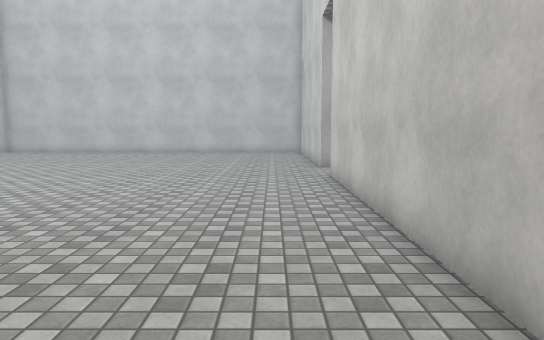
[1] (above)

17 first-person views from a walk through a 3-D level made in the Unity game engine. The camera is 1.4 m above the floor, tilts 6° down and sees 70° across. The floor is counted in squares, 1 m on a side. Each view is taken from the middle of a square. On the plan, view 1 faces up. The plan holds only what a view shows up to about 16 squares ahead; the rest is blank. The place goes on beyond the plan. The player character is not drawn. Surface patterns are stand-ins for the level's own textures.

[2]
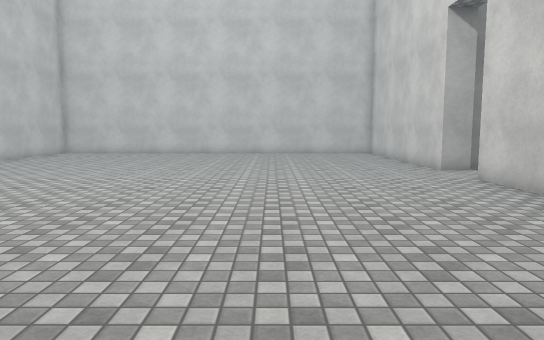

[3]
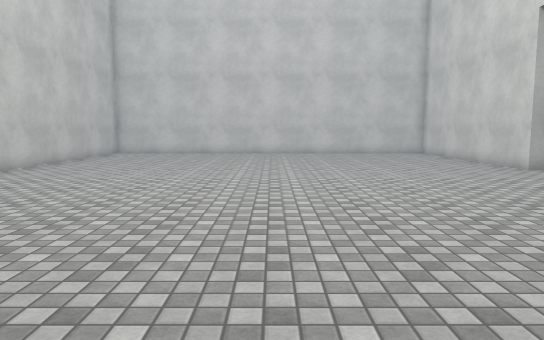

[4]
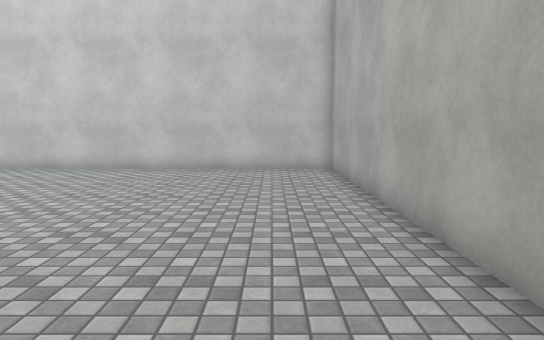

[5]
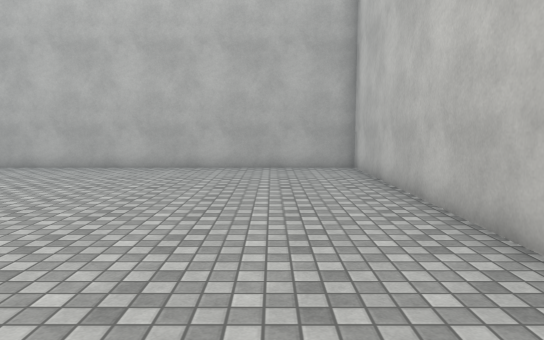

[6]
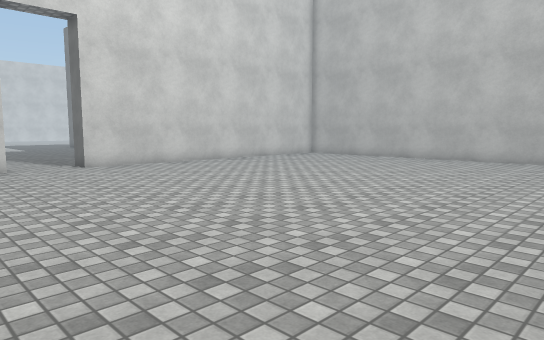

[7]
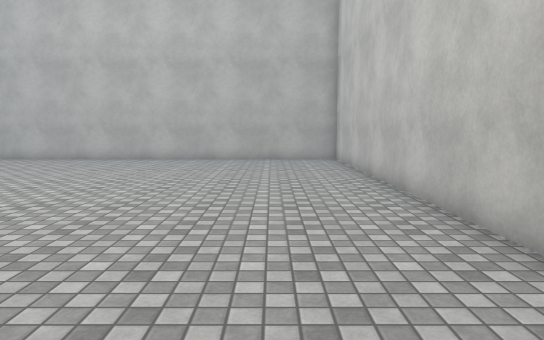

[8]
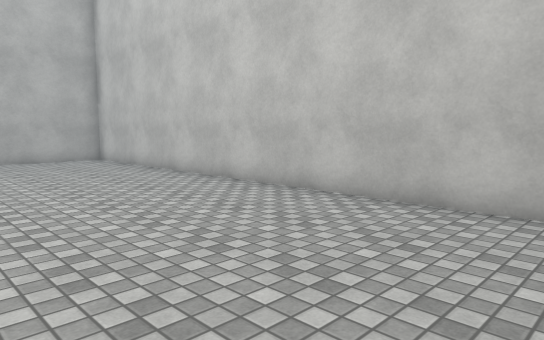

[9]
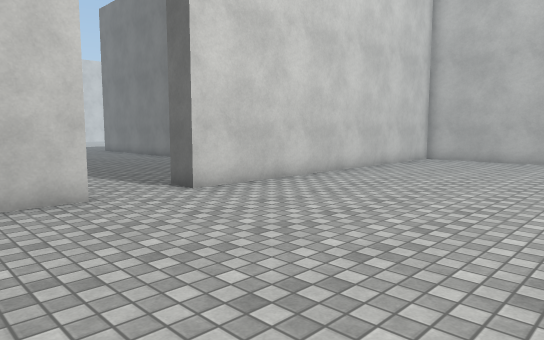

[10]
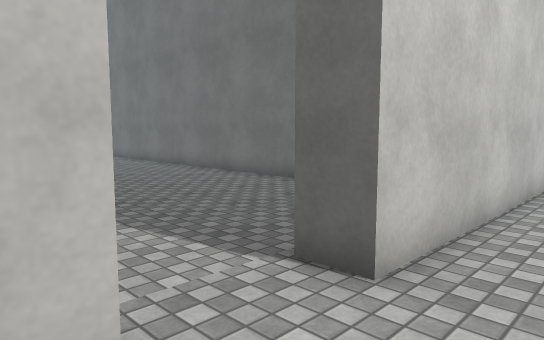

[11]
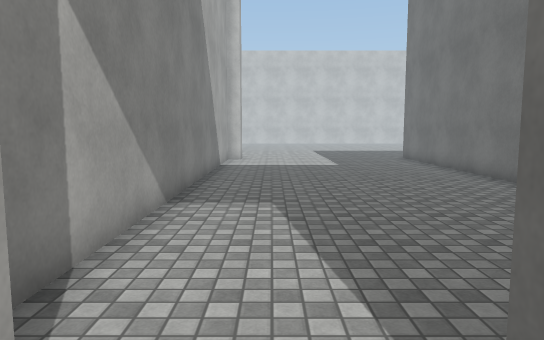

[12]
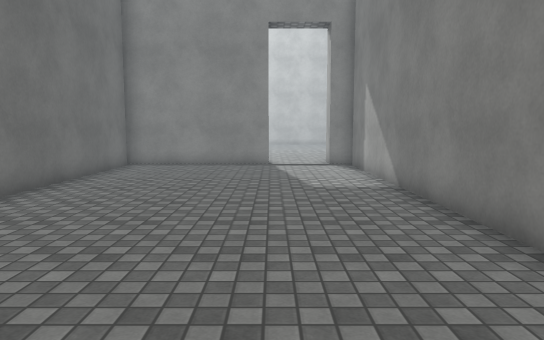

[13]
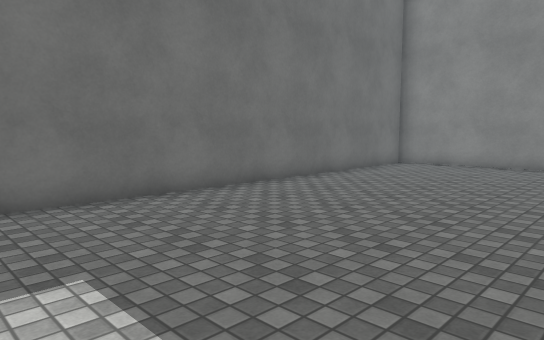

[14]
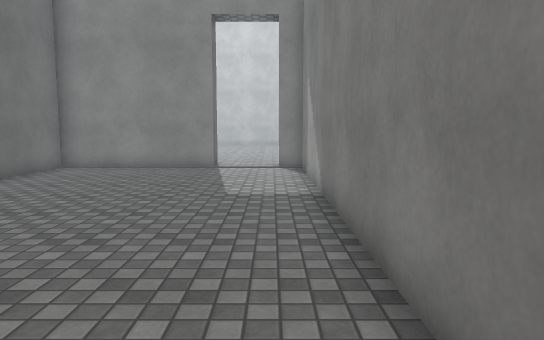

[15]
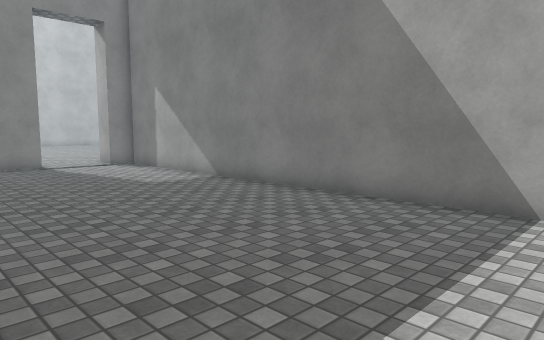

[16]
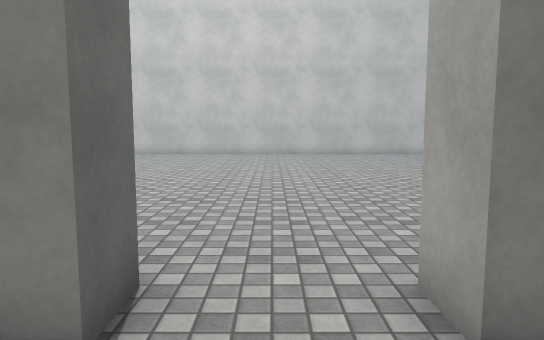

[17]
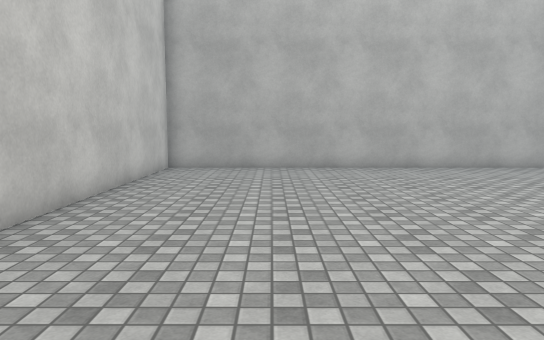

### Floor plan
Points are (right, up) in squares from view 1. A wall is a line through its corners. A room is listed if a view was taken in it or the views show most of it. See-through windows are left out.
Room 1 (views 1, 2, 3, 4, 5, 6, 7, 8, 9, 10, 11, 17)
walls: (1.8, 14.3) (1.8, 17.1); (-16, 17.1) (-16, -1.1) (1.8, -1.1) (1.8, 11.9)
ways out: opening at (2.5, 13.5) to room 2
Room 2 (views 12, 13, 14, 15, 16)
walls: (16.9, 15.1) (2.8, 15.1) (2.8, 14.3) (1.8, 14.3); (1.8, 11.9) (2.8, 11.9) (2.8, 6.4) (17.1, 6.4)
ways out: opening at (2.5, 13.5) to room 1

Where each view was taken, in squares from view 1:
view 1: 0 up, 0 right, facing up
view 2: 1 up, 4 left, facing up
view 3: 1 up, 7 left, facing up
view 4: 1 up, 12 left, facing right
view 5: 13 up, 13 left, facing down
view 6: 17 up, 13 left, facing down-right
view 7: 17 up, 13 left, facing down
view 8: 17 up, 9 left, facing down-left
view 9: 17 up, 6 left, facing down-right
view 10: 15 up, 0 right, facing down-right
view 11: 13 up, 1 right, facing right
view 12: 12 up, 18 right, facing left
view 13: 14 up, 18 right, facing down-left
view 14: 14 up, 17 right, facing left
view 15: 8 up, 18 right, facing up-left
view 16: 13 up, 5 right, facing left
view 17: 13 up, 2 left, facing down
